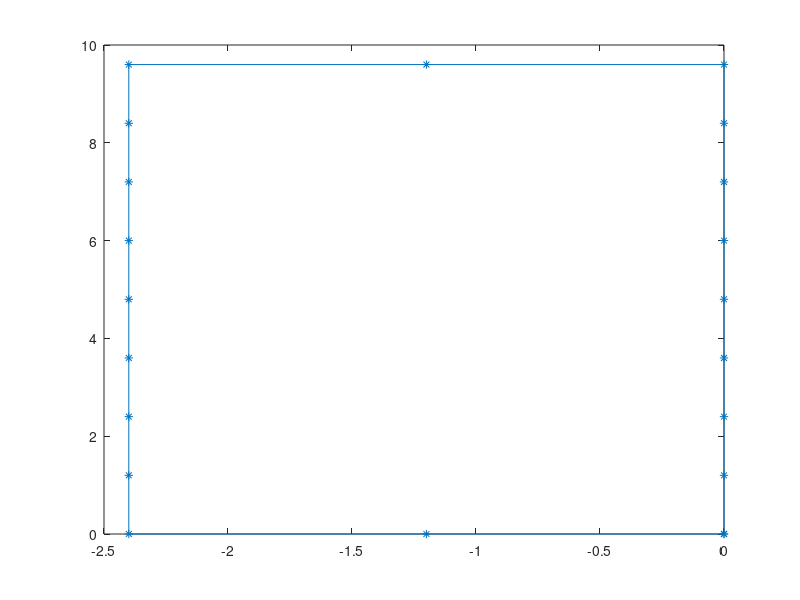

This chart was generated by the following MATLAB code: (Note: this script raises an error after producing the figure.)
marker = [0, 0;0,1.2;0, 2.4;0, 3.6;0, 4.8;0, 6.0;0, 7.2;0, 8.4;0, 9.6;
    -1.2, 9.6;
    -2.4, 9.6;-2.4, 8.4;-2.4,7.2;-2.4,6.0;-2.4,4.8;-2.4,3.6;-2.4, 2.4;-2.4, 1.2;-2.4, 0;
    -1.2, 0;0, 0];
figure
plot(marker(:,1),marker(:,2),'*-')

path_length = sum(sqrt(sum((marker(2:end,:)-marker(1:end-1,:)).^2,2)));

% plot(gait_time(1,:),1,'*')
% plot(gait_time(2,:),1,'p')

MS = round((gait_time(1,2:end)-gait_time(2,1:end-1))/2)+gait_time(2,1:end-1);
% plot(MS,1,'v')
FF = [1 MS gait_time(2,end)+5];
pos_FF = pos(FF,1:2);

error_pp = sqrt(sum((pos_FF-marker).^2,2));
error_mean = mean(error_pp);
error_mean/path_length

figure(900);hold on
plot(error_pp)